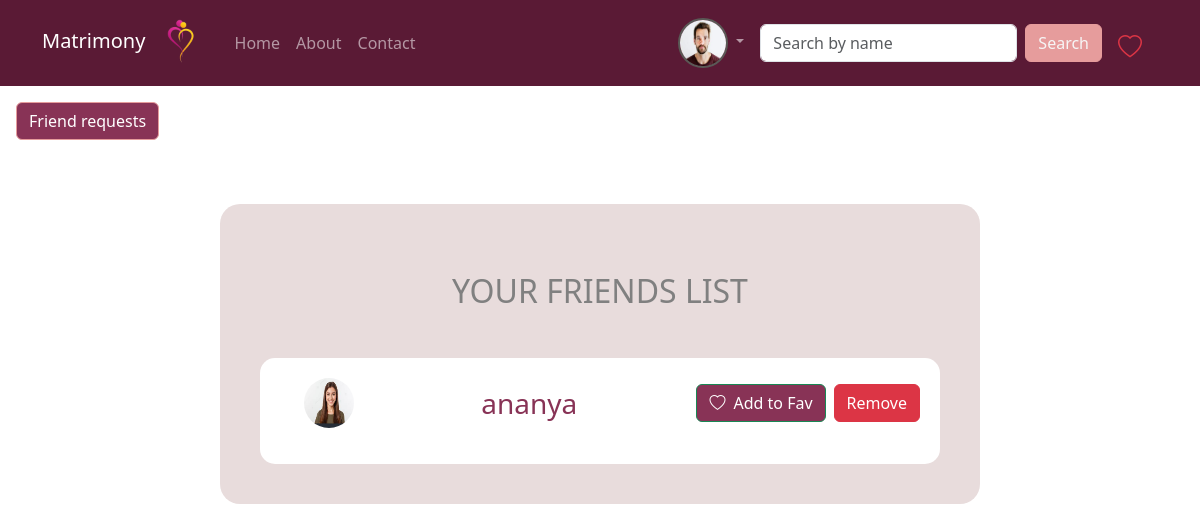
/user/friends/ (signed in), run on the app's committed database.
### account/models.py (models this page shows, shortened)
class User(AbstractUser):
    GENDER_CHOICES = (
        ('MALE', 'Male'),
        ('FEMALE', 'Female'),
        ('OTHERS', 'Other'),
    )
    EXPERTISE_CHOICES = (
        ('BEGINNER', 'Beginner'),
        ('IINTERMEDIATE', 'Intermediate'),
        ('EXPERT', 'Expert'),
    )
    INTERESTS_CHOICES = (
        ('READING', 'Reading'),
        ('WRITING', 'Writing'),
        ('MUSIC', 'Music'),
        ('OTHERS', 'Others'),
    )
    HOBBIES_CHOICES = (
        ('DANCE', 'Dance'),
        ('TRAVEL', 'Travel'),
        ('FOOTBALL', 'Football'),
        ('CRICKET', 'Cricket'),
        ('OTHER', 'Other_activities'),
    )
    profile_photo = models.ImageField(
        upload_to='profile_photos/',
        blank=True,
        verbose_name='Profile photo'
    )
    date_of_birth = models.DateField(
        null=True,
        blank=False,
        verbose_name='Date of birth'
    )
    gender = models.CharField(
        max_length=10,
        choices=GENDER_CHOICES,
        blank=False,
        verbose_name='Gender',
        default='MALE'
    )
    phone_number = models.CharField(
        max_length=15,
        unique=True,
        blank=True,
        null=True,
        verbose_name='Phone number'
    )
    age = models.PositiveIntegerField(null=True, blank=True)
    hobbies = models.TextField(max_length=255, blank=False)
    interests = models.TextField(max_length=255, blank=False)
    smoking_status = models.CharField(max_length=20,default='Non-smoker', choices=[('Non-smoker', 'Non-smoker'),('Smoker', 'Smoker'),('Occasional', 'Occasional'),])
    drinking_status = models.CharField(max_length=20,default='Non-drinker', choices=[('Non-drinker', 'Non-drinker'),('Drinker', 'Drinker'),('Occasional', 'Occasional'),])
    qualification = models.CharField(max_length=255, blank=False
                                     ,choices=[('SSLC', 'SSLC'), ('PLUSTWO', 'PLUSTWO'), ('BACHELOR', 'BACHELOR'), ('MASTERS', 'MASTERS'), ('PHD', 'PHD')]
)
    company_name = models.CharField(max_length=255, blank=True)
    designation = models.CharField(max_length=255, blank=True)
    location = models.CharField(max_length=255, blank=True)
    job_title = models.CharField(max_length=255, blank=True)
    expertise = models.CharField(
        max_length=100,
        choices=EXPERTISE_CHOICES,
        blank=True,
        verbose_name='Expertise',
        default=''
    )

### user/views.py (the view)
# urls.py: path('friends/', friends_list, name='friends_list'),
@login_required
def friends_list(request):
    try:
        friend = Friend.objects.get(current_user=request.user)
        friends = friend.users.all()
    except Friend.DoesNotExist:
        friends = []
    return render(request, 'friends_list.html', {'friends': friends})

### user/templates/friends_list.html (shortened to what this page needs)
{% extends 'usernav/shared/navbar.html' %}
{% block content %}
<button type="submit" class="btn btn-secondary my-3 ms-3"
    style="color: rgb(246, 245, 245); background-color: rgb(136, 51, 86); border-color: rgb(230, 156, 156);">
    <a href="{% url 'user:friend_requests' %}" style="text-decoration: none; color: white;">Friend requests</a>
</button>
<div class="container text-center">
    <div class="row justify-content-center mt-5">
        <div class="col-lg-8 col-md-10 col-12" style="background-color: rgb(232, 220, 220); color: grey; border-radius: 20px; padding: 20px;">
            <h2 class="my-5">YOUR FRIENDS LIST</h2>
            <ul class="list-unstyled" style="background-color: white; border-radius: 15px; padding: 20px; margin:20px;">
                {% for friend in friends %}
                <li class="d-flex align-items-center mb-3 flex-column flex-sm-row" style="color: rgb(136, 51, 86);">
                    <img src="{{ friend.profile_photo.url }}" alt="{{ friend.username }}" width="50" height="50"
                        style="border-radius: 25px;" class="mx-4 mb-2 mb-sm-0">
                    <h3 class="mb-0 flex-grow-1">{{ friend.username }}</h3>
                    <form action="{% url 'user:add_to_favorites' friend.id %}?next={% url 'user:friends_list' %}" method="post" class="ms-3">
                        <button type="submit" class="btn btn-success me-2" style="background-color: rgb(136, 51, 86);"><i class="bi bi-heart me-2"></i>Add to Fav
                        </button>
                    </form>
                    <form action="{% url 'user:remove_friend' friend.id %}" method="post" class="ms-auto">
                        <button type="submit" class="btn btn-danger">Remove</button>
                    </form>
                </li>
                {% endfor %}
            </ul>
        </div>
    </div>
</div>
{% endblock %}

### user/templates/usernav/shared/navbar.html (shortened to what this page needs)
{% load static %}
<!doctype html>
<html lang="en">
<head>
    <link href="https://cdn.jsdelivr.net/npm/bootstrap@5.3.2/dist/css/bootstrap.min.css" rel="stylesheet"
 />
    <link rel="stylesheet" href="https://cdn.jsdelivr.net/npm/bootstrap-icons@1.10.5/font/bootstrap-icons.css">
</head>
<body>
    <header>
            <nav class="navbar navbar-expand-sm navbar-dark " style="background-color: rgb(90, 26, 53);">
                <div class="container">
                    <a class="navbar-brand" href="#">Matrimony
                        <img src="{% static 'images/logo.png' %}" alt="" width="60" height="60">
                    </a>
                    <div class="collapse navbar-collapse" id="collapsibleNavId">
                        <ul class="navbar-nav me-auto mt-2 mt-lg-0">
                            <li class="nav-item mnav">
                                <a class="nav-link" href="{% url 'user:matrimonyhome' %}">Home</a>
                            </li>
                            <li class="nav-item mnav">
                                <a class="nav-link" href="{% url 'user:about' %}">About</a>
                            </li>
                            <li class="nav-item mnav">
                                <a class="nav-link" href="#">Contact</a>
                            </li>
                        </ul>
                        {% if user.is_authenticated %}
                        <ul class="navbar-nav ms-auto mt-2 mt-lg-0 me-2" >
                            <li class="nav-item dropdown">
                                <a class="nav-link dropdown-toggle" href="#" role="button" data-bs-toggle="dropdown" aria-expanded="false">
                                    <img src="{{user.profile_photo.url }}" alt="Profile Photo" width="50" height="50" style="border-radius: 25px;border: 2px solid rgb(90, 89, 86);" class="">
                                </a>
                              </li>
                        </ul>
                        {% endif %}
                        <form class="d-flex my-2 my-lg-0" method="get" action="{% url 'user:partner_search' %}">
                            <input class="form-control me-sm-2" type="text" name="name" placeholder="Search by name" />
                            <button class="btn my-2 my-sm-0" style="color: rgb(246, 245, 245); background-color: rgb(230, 156, 156); border-color: rgb(230, 156, 156);" type="submit">
                                Search
                            </button>
                        </form>
                        {% if user.is_authenticated %}
                        <li class="nav-item mt-2 fs-4 mx-3  " style="list-style: none;">
                            <a href="{% url 'user:favorites' %}">
                                <i class="bi bi-heart text-danger" ></i>
                            </a>
                        </li>
                        {% endif %}
                    </div>
                </div>
            </nav>
    </header>
    <main>
        {% block content %}
        {% endblock content %}
    </main>
</body>
</html>

### data on the page
User: profile_photo (picture)
User: profile_photo (picture), username "ananya"
